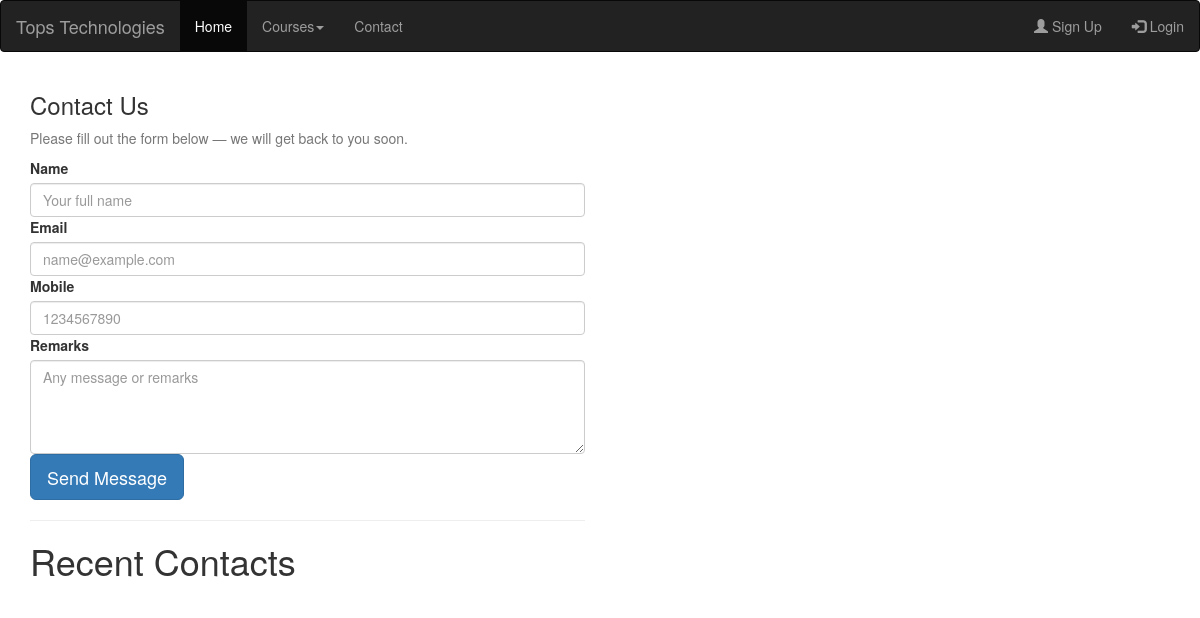
/contact/, run on an earlier commit of the app's database.
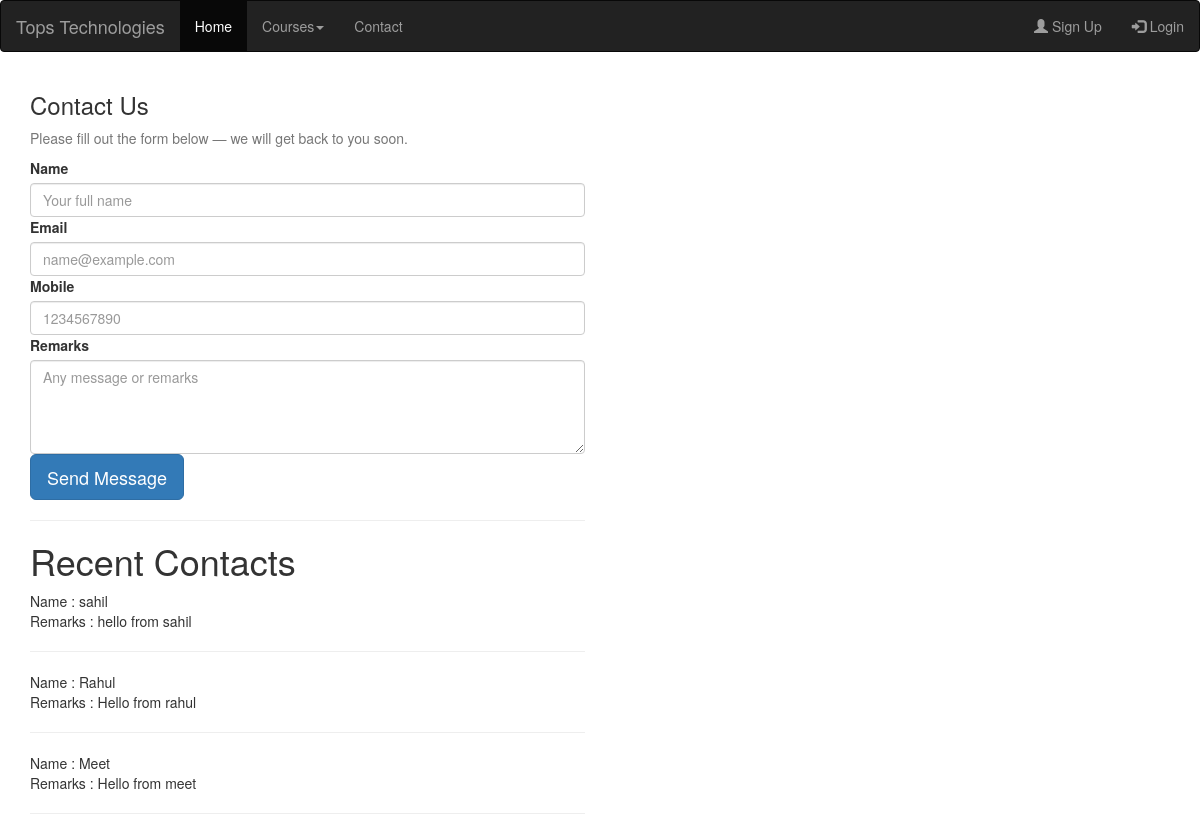
And on a later commit of the database.
### myapp/models.py (models this page shows, shortened)
class Contact(models.Model):
    name = models.CharField(max_length=100)
    email = models.EmailField()
    mobile = models.PositiveIntegerField()
    remarks = models.TextField()

### myapp/views.py (the view)
# urls.py: path('contact/',views.contact,name='contact'),
def contact(request):
    if request.method == "POST":
        Contact.objects.create(
            name = request.POST['name'],
            email = request.POST['email'],
            mobile = request.POST['mobile'],
            remarks = request.POST['remarks']
        )
        msg = "Contact Saved Successfully!"
        contacts = Contact.objects.all().order_by("-id")[:3]
        return render(request,'contact.html',{'msg':msg,'contacts':contacts})
    else:
        contacts = Contact.objects.all().order_by("-id")[:3]
        return render(request,'contact.html',{'contacts':contacts})

### myapp/templates/contact.html (shortened to what this page needs)
{% extends 'header.html' %}
{% block Content%}
<!DOCTYPE html>
<html lang="en">
<head>
</head>
<body>
    <main class="container py-5">
        <div class="row justify-content-center">
            <div class="col-12 col-md-8 col-lg-6">
                <div class="card shadow-sm">
                    <div class="card-body">
                        <h3 class="card-title mb-3">Contact Us</h3>
                        <p class="text-muted mb-4">Please fill out the form below — we will get back to you soon.</p>
                        <form id="contactForm" name="contact" method="post" action="{% url 'contact' %}"
                            class="needs-validation" novalidate>
                            <div class="mb-3">
                                <label for="name" class="form-label">Name</label>
                                <input type="text" class="form-control" id="name" name="name"
                                    placeholder="Your full name" required>
                            </div>
                            <div class="mb-3">
                                <label for="email" class="form-label">Email</label>
                                <input type="email" class="form-control" id="email" name="email"
                                    placeholder="name@example.com" required>
                            </div>
                            <div class="mb-3">
                                <label for="mobile" class="form-label">Mobile</label>
                                <input type="tel" class="form-control" id="mobile" name="mobile"
                                    placeholder="1234567890" pattern="[0-9]{10}" required>
                            </div>
                            <div class="mb-3">
                                <label for="remarks" class="form-label">Remarks</label>
                                <textarea class="form-control" id="remarks" name="remarks" rows="4"
                                    placeholder="Any message or remarks" required></textarea>
                            </div>
                            <div class="d-grid mb-3">
                                <button class="btn btn-primary btn-lg" type="submit">Send Message</button>
                            </div>
                        </form>
                        <hr>
                        <h1>Recent Contacts</h1>
                        {% for i in contacts%}
                        Name : {{i.name}}<br>
                        Remarks : {{i.remarks}}<br>
                        <hr>
                        {% endfor%}
                    </div>
                </div>
            </div>
        </div>
    </main>
</body>
</html>
{% endblock %}

### myapp/templates/header.html (shortened to what this page needs)
<!DOCTYPE html>
<html lang="en">
<head>
    <link rel="stylesheet" href="https://maxcdn.bootstrapcdn.com/bootstrap/3.4.1/css/bootstrap.min.css">
</head>
<body>
    <nav class="navbar navbar-inverse">
        <div class="container-fluid">
            <div class="navbar-header">
                <a class="navbar-brand" href="/">Tops Technologies</a>
            </div>
            <ul class="nav navbar-nav">
                <li class="active"><a href="/">Home</a></li>
                <li class="dropdown"><a class="dropdown-toggle" data-toggle="dropdown" href="#">Courses<span
                            class="caret"></span></a>
                </li>
                <li><a href="{% url 'contact' %}">Contact</a></li>
            </ul>
            <ul class="nav navbar-nav navbar-right">
                {% if request.session.email %}
                <li><a href="{% url 'profile' %}"><span class="glyphicon glyphicon-edit"></span>Profile</a></li>
                <li><a href="{% url 'change-password' %}"><span class="glyphicon glyphicon-edit"></span>Change
                        Password</a></li>
                <li><a href="{% url 'logout' %}"><span
                            class="glyphicon glyphicon-log-out"></span>Logout({{request.session.fname}})</a></li>
                {% else %}
                <li><a href="{% url 'signup' %}"><span class="glyphicon glyphicon-user"></span> Sign Up</a></li>
                <li><a href="{% url 'login' %}"><span class="glyphicon glyphicon-log-in"></span> Login</a></li>
                {% endif %}
            </ul>
        </div>
    </nav>
    {% block Content%}
    {% endblock %}
</body>
</html>

What changed in the data, as far as the page shows it:
added Contact: name "sahil", remarks "hello from sahil"
added Contact: name "Rahul", remarks "Hello from rahul"
added Contact: name "Meet", remarks "Hello from meet"
